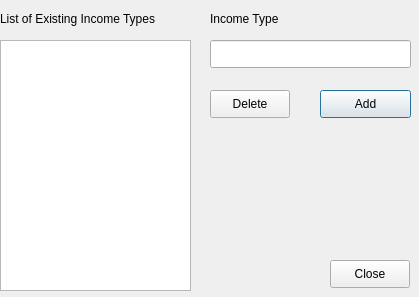
<ui version="4.0" >
 <class>IncomeSourcesTypes</class>
 <widget class="QDialog" name="IncomeSourcesTypes" >
  <property name="geometry" >
   <rect>
    <x>0</x>
    <y>0</y>
    <width>419</width>
    <height>297</height>
   </rect>
  </property>
  <property name="minimumSize" >
   <size>
    <width>419</width>
    <height>297</height>
   </size>
  </property>
  <property name="maximumSize" >
   <size>
    <width>419</width>
    <height>16777215</height>
   </size>
  </property>
  <property name="windowTitle" >
   <string>Manage Income Source Types</string>
  </property>
  <widget class="QListWidget" name="listWidget" >
   <property name="geometry" >
    <rect>
     <x>0</x>
     <y>40</y>
     <width>191</width>
     <height>251</height>
    </rect>
   </property>
  </widget>
  <widget class="QLineEdit" name="lineEdit" >
   <property name="geometry" >
    <rect>
     <x>210</x>
     <y>40</y>
     <width>201</width>
     <height>28</height>
    </rect>
   </property>
  </widget>
  <widget class="QPushButton" name="pushButton" >
   <property name="geometry" >
    <rect>
     <x>320</x>
     <y>90</y>
     <width>91</width>
     <height>28</height>
    </rect>
   </property>
   <property name="text" >
    <string>Add</string>
   </property>
  </widget>
  <widget class="QPushButton" name="pushButton_2" >
   <property name="geometry" >
    <rect>
     <x>210</x>
     <y>90</y>
     <width>80</width>
     <height>28</height>
    </rect>
   </property>
   <property name="text" >
    <string>Delete</string>
   </property>
  </widget>
  <widget class="QPushButton" name="btnIncomeSourcesClose" >
   <property name="geometry" >
    <rect>
     <x>330</x>
     <y>260</y>
     <width>80</width>
     <height>28</height>
    </rect>
   </property>
   <property name="text" >
    <string>Close</string>
   </property>
  </widget>
  <widget class="QLabel" name="label" >
   <property name="geometry" >
    <rect>
     <x>0</x>
     <y>10</y>
     <width>161</width>
     <height>18</height>
    </rect>
   </property>
   <property name="text" >
    <string>List of Existing Income Types</string>
   </property>
  </widget>
  <widget class="QLabel" name="label_2" >
   <property name="geometry" >
    <rect>
     <x>210</x>
     <y>10</y>
     <width>111</width>
     <height>18</height>
    </rect>
   </property>
   <property name="text" >
    <string>Income Type</string>
   </property>
  </widget>
 </widget>
 <resources/>
 <connections/>
</ui>
